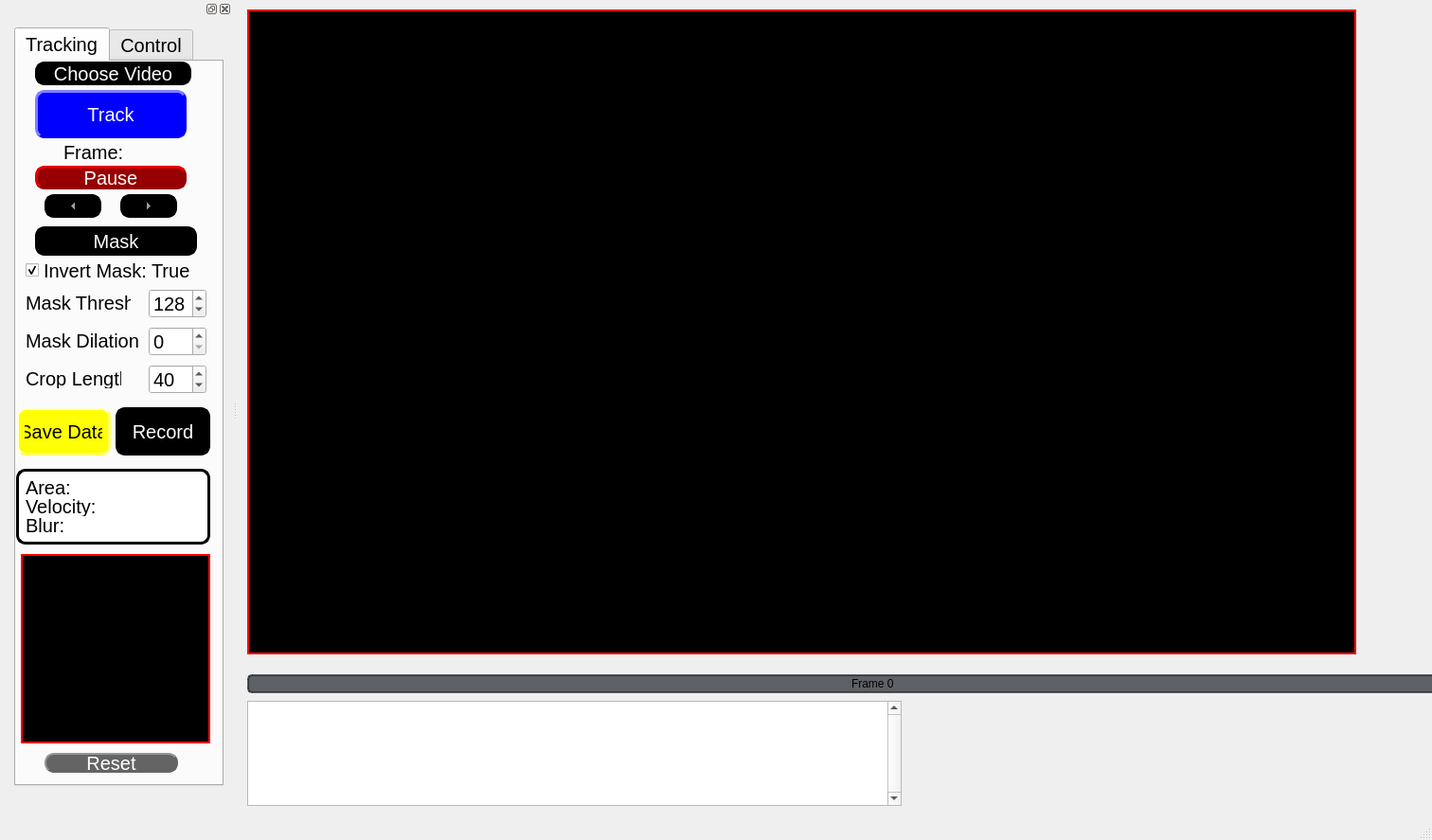
<?xml version="1.0" encoding="UTF-8"?>
<ui version="4.0">
 <class>MainWindow</class>
 <widget class="QMainWindow" name="MainWindow">
  <property name="geometry">
   <rect>
    <x>0</x>
    <y>0</y>
    <width>1512</width>
    <height>887</height>
   </rect>
  </property>
  <property name="font">
   <font>
    <family>Arial</family>
   </font>
  </property>
  <property name="windowTitle">
   <string>MainWindow</string>
  </property>
  <property name="styleSheet">
   <string notr="true">font-family: Arial;</string>
  </property>
  <property name="documentMode">
   <bool>false</bool>
  </property>
  <widget class="QWidget" name="centralwidget">
   <widget class="QPlainTextEdit" name="plainTextEdit">
    <property name="geometry">
     <rect>
      <x>10</x>
      <y>740</y>
      <width>691</width>
      <height>111</height>
     </rect>
    </property>
    <property name="mouseTracking">
     <bool>true</bool>
    </property>
    <property name="verticalScrollBarPolicy">
     <enum>Qt::ScrollBarAlwaysOn</enum>
    </property>
    <property name="sizeAdjustPolicy">
     <enum>QAbstractScrollArea::AdjustToContentsOnFirstShow</enum>
    </property>
    <property name="plainText">
     <string/>
    </property>
    <property name="centerOnScroll">
     <bool>false</bool>
    </property>
   </widget>
   <widget class="QProgressBar" name="frameslider">
    <property name="geometry">
     <rect>
      <x>10</x>
      <y>712</y>
      <width>1321</width>
      <height>20</height>
     </rect>
    </property>
    <property name="styleSheet">
     <string notr="true">    QProgressBar {
        border: 2px solid rgba(33, 37, 43, 180);
        border-radius: 5px;
        text-align: center;
        background-color: rgba(33, 37, 43, 180);
        color: black;
    }
    QProgressBar::chunk {
        background-color: #FFD700;
    }</string>
    </property>
    <property name="minimum">
     <number>0</number>
    </property>
    <property name="maximum">
     <number>100</number>
    </property>
    <property name="value">
     <number>0</number>
    </property>
    <property name="format">
     <string>Frame %v</string>
    </property>
   </widget>
   <widget class="QLabel" name="VideoFeedLabel">
    <property name="geometry">
     <rect>
      <x>10</x>
      <y>10</y>
      <width>1171</width>
      <height>681</height>
     </rect>
    </property>
    <property name="mouseTracking">
     <bool>true</bool>
    </property>
    <property name="styleSheet">
     <string notr="true">background-color: rgb(0,0,0); border:2px solid rgb(255, 0, 0); </string>
    </property>
    <property name="text">
     <string/>
    </property>
   </widget>
  </widget>
  <widget class="QStatusBar" name="statusbar"/>
  <widget class="QDockWidget" name="dockWidget">
   <property name="minimumSize">
    <size>
     <width>245</width>
     <height>830</height>
    </size>
   </property>
   <property name="maximumSize">
    <size>
     <width>524287</width>
     <height>850</height>
    </size>
   </property>
   <property name="floating">
    <bool>false</bool>
   </property>
   <property name="allowedAreas">
    <set>Qt::LeftDockWidgetArea|Qt::RightDockWidgetArea</set>
   </property>
   <attribute name="dockWidgetArea">
    <number>1</number>
   </attribute>
   <widget class="QWidget" name="dockWidgetContents">
    <widget class="QTabWidget" name="tabWidget">
     <property name="geometry">
      <rect>
       <x>15</x>
       <y>10</y>
       <width>221</width>
       <height>801</height>
      </rect>
     </property>
     <property name="styleSheet">
      <string notr="true">font-size: 15pt; font: Arial;</string>
     </property>
     <property name="currentIndex">
      <number>0</number>
     </property>
     <widget class="QWidget" name="tracking_tab">
      <attribute name="title">
       <string>Tracking</string>
      </attribute>
      <widget class="QLabel" name="robotblurlabel">
       <property name="geometry">
        <rect>
         <x>10</x>
         <y>480</y>
         <width>161</width>
         <height>20</height>
        </rect>
       </property>
       <property name="text">
        <string>Blur:</string>
       </property>
      </widget>
      <widget class="QToolButton" name="rightbutton">
       <property name="geometry">
        <rect>
         <x>110</x>
         <y>140</y>
         <width>60</width>
         <height>25</height>
        </rect>
       </property>
       <property name="styleSheet">
        <string notr="true">QToolButton {
                color: rgb(255, 255, 255);
                background-color: rgb(0, 0, 0);
                border-style: outset;
                border-width: px;
                border-radius: 10px;
                border: 2px solid rgb(0, 0, 0);
                font: bold 16px;
                min-width: 1em;
                padding: 1px;
            }
            QToolButton:hover {
                background-color: rgb(100, 100, 100);
                color: rgb(255, 255, 255);
                border: 2px solid rgb(0, 255, 0);
            }
            QToolButton:pressed {
                background-color: rgb(100, 100, 100);
                border: 2px solid rgb(255, 0, 0);
                border-style: inset;
                padding-left: 5px;
                padding-top: 5px;
            }</string>
       </property>
       <property name="text">
        <string>...</string>
       </property>
       <property name="autoRepeat">
        <bool>true</bool>
       </property>
       <property name="autoRepeatInterval">
        <number>1</number>
       </property>
       <property name="arrowType">
        <enum>Qt::RightArrow</enum>
       </property>
      </widget>
      <widget class="QPushButton" name="choosevideobutton">
       <property name="geometry">
        <rect>
         <x>20</x>
         <y>0</y>
         <width>165</width>
         <height>25</height>
        </rect>
       </property>
       <property name="styleSheet">
        <string notr="true">     QPushButton {
                color: rgb(255, 255, 255);
                background-color: rgb(0, 0, 0);
                border-style: outset;
                border-width: 2px;
                border-radius: 10px;
                border-color: rgb(0, 0, 0);
                min-width: 1em;
                padding: 1px;
            }
            QPushButton:hover {
                background-color: rgb(100, 100, 100);
                color: rgb(255, 255, 255);
                border-color: rgb(100, 100, 100);
            
            
            }</string>
       </property>
       <property name="text">
        <string>Choose Video</string>
       </property>
      </widget>
      <widget class="QLabel" name="croplengthlabel">
       <property name="geometry">
        <rect>
         <x>10</x>
         <y>325</y>
         <width>101</width>
         <height>20</height>
        </rect>
       </property>
       <property name="text">
        <string>Crop Length</string>
       </property>
      </widget>
      <widget class="QPushButton" name="pausebutton">
       <property name="geometry">
        <rect>
         <x>20</x>
         <y>110</y>
         <width>160</width>
         <height>25</height>
        </rect>
       </property>
       <property name="styleSheet">
        <string notr="true">QPushButton {
                color: rgb(255, 255, 255);
                background-color: rgb(150, 0, 0);
                border-style: outset;
                border-width: 3px;
                border-radius: 10px;
                border-color: rgb(150, 0, 0);
                min-width: 1em;
                padding: 1px;
            }
            QPushButton:checked {
                color: rgb(255, 255, 255);
                background-color: rgb(0, 0, 150);
                border-style: inset;
                border-width: 3px;
                border-radius: 10px;
                border-color: rgb(0, 0, 255);
                font: bold 12px;
                min-width: 1em;
                padding: 1px;
            }
            QPushButton:hover {
                background-color: rgb(100, 100, 100);
                color: rgb(255, 255, 255);
                border-color: rgb(255, 0, 0);
                padding-left: 2px;
                padding-top: 2px;
            }</string>
       </property>
       <property name="text">
        <string>Pause</string>
       </property>
       <property name="checkable">
        <bool>true</bool>
       </property>
      </widget>
      <widget class="QPushButton" name="trackbutton">
       <property name="geometry">
        <rect>
         <x>20</x>
         <y>30</y>
         <width>160</width>
         <height>51</height>
        </rect>
       </property>
       <property name="cursor">
        <cursorShape>ArrowCursor</cursorShape>
       </property>
       <property name="styleSheet">
        <string notr="true">QPushButton {
                color: rgb(255, 255, 255);
                background-color: rgb(0, 0, 255);
                border-style: outset;
                border-width: 3px;
                border-radius: 10px;
                border-color: rgb(0, 0, 255);
                min-width: 1em;
                padding: 6px;
            }
      
            QPushButton:checked {
                color: rgb(255, 255, 255);
                background-color: rgb(255, 0, 0);
                border-style: inset;
                border-width: 3px;
                border-radius: 10px;
                border-color: rgb(255, 0, 0);
                font: bold 16px;
                min-width: 1em;
               
            }
            QPushButton:hover {
                background-color: rgb(100, 100, 100);
                color: rgb(255, 255, 255);
                border-color: rgb(0, 255, 0);
                padding-left: 5px;
                padding-top: 5px;
            }</string>
       </property>
       <property name="text">
        <string>Track</string>
       </property>
       <property name="checkable">
        <bool>true</bool>
       </property>
      </widget>
      <widget class="QLabel" name="robotarealabel">
       <property name="geometry">
        <rect>
         <x>10</x>
         <y>440</y>
         <width>161</width>
         <height>20</height>
        </rect>
       </property>
       <property name="text">
        <string>Area:</string>
       </property>
      </widget>
      <widget class="QCheckBox" name="maskinvert_checkBox">
       <property name="geometry">
        <rect>
         <x>10</x>
         <y>210</y>
         <width>191</width>
         <height>21</height>
        </rect>
       </property>
       <property name="text">
        <string>Invert Mask: True</string>
       </property>
       <property name="checked">
        <bool>true</bool>
       </property>
      </widget>
      <widget class="QPushButton" name="maskbutton">
       <property name="geometry">
        <rect>
         <x>20</x>
         <y>174</y>
         <width>171</width>
         <height>31</height>
        </rect>
       </property>
       <property name="styleSheet">
        <string notr="true">QPushButton {
                color: rgb(255, 255, 255);
                background-color: rgb(0, 0, 0);
                border-style: outset;
                border-width: 2px;
                border-radius: 10px;
                border-color: rgb(0, 0, 0);
                min-width: 1em;
                padding: 1px;
            }
            QPushButton:hover {
                background-color: rgb(100, 100, 100);
                color: rgb(255, 255, 255);
                border-style: inset;
			  border-color: rgb(0, 255, 0);
            }</string>
       </property>
       <property name="text">
        <string>Mask</string>
       </property>
       <property name="checkable">
        <bool>true</bool>
       </property>
       <property name="checked">
        <bool>false</bool>
       </property>
      </widget>
      <widget class="QLabel" name="CroppedVideoFeedLabel">
       <property name="geometry">
        <rect>
         <x>5</x>
         <y>520</y>
         <width>200</width>
         <height>200</height>
        </rect>
       </property>
       <property name="styleSheet">
        <string notr="true">background-color: rgb(0,0,0); border:2px solid rgb(255, 0, 0); </string>
       </property>
       <property name="text">
        <string/>
       </property>
      </widget>
      <widget class="QToolButton" name="leftbutton">
       <property name="geometry">
        <rect>
         <x>30</x>
         <y>140</y>
         <width>60</width>
         <height>25</height>
        </rect>
       </property>
       <property name="styleSheet">
        <string notr="true">QToolButton {
                color: rgb(255, 255, 255);
                background-color: rgb(0, 0, 0);
                border-style: outset;
                border-width: px;
                border-radius: 10px;
                border: 2px solid rgb(0, 0, 0);
                font: bold 16px;
                min-width: 1em;
                padding: 1px;
            }
            QToolButton:hover {
                background-color: rgb(100, 100, 100);
                color: rgb(255, 255, 255);
                border: 2px solid rgb(0, 255, 0);
            }
            QToolButton:pressed {
                background-color: rgb(100, 100, 100);
                border: 2px solid rgb(255, 0, 0);
                border-style: inset;
                padding-left: 5px;
                padding-top: 5px;
            }</string>
       </property>
       <property name="text">
        <string>...</string>
       </property>
       <property name="autoRepeat">
        <bool>true</bool>
       </property>
       <property name="autoRepeatInterval">
        <number>1</number>
       </property>
       <property name="arrowType">
        <enum>Qt::LeftArrow</enum>
       </property>
      </widget>
      <widget class="QPushButton" name="savedatabutton">
       <property name="geometry">
        <rect>
         <x>0</x>
         <y>365</y>
         <width>100</width>
         <height>51</height>
        </rect>
       </property>
       <property name="styleSheet">
        <string notr="true">QPushButton {
                color: rgb(0, 0, 0);
                background-color: rgb(255, 255, 0);
                border-style: outset;
                border-width: 3px;
                border-radius: 10px;
                border-color: rgb(255, 255, 100);
                min-width: 1em;
                padding: 6px;
            }
            QPushButton:hover {
                background-color: rgb(255, 255, 200);
                color: rgb(0, 0, 0);
            }
            QPushButton:pressed {
                background-color: red;
                border: 2px solid red;
                padding-left: 5px;
                padding-top: 5px;
                border-style: inset;
                }</string>
       </property>
       <property name="text">
        <string>Save Data</string>
       </property>
       <property name="checkable">
        <bool>true</bool>
       </property>
      </widget>
      <widget class="QLabel" name="maskthreshlabel">
       <property name="geometry">
        <rect>
         <x>10</x>
         <y>245</y>
         <width>111</width>
         <height>20</height>
        </rect>
       </property>
       <property name="text">
        <string>Mask Thresh</string>
       </property>
      </widget>
      <widget class="QLabel" name="robotvelocitylabel">
       <property name="geometry">
        <rect>
         <x>10</x>
         <y>460</y>
         <width>161</width>
         <height>20</height>
        </rect>
       </property>
       <property name="text">
        <string>Velocity:</string>
       </property>
      </widget>
      <widget class="QLabel" name="framelabel">
       <property name="geometry">
        <rect>
         <x>50</x>
         <y>80</y>
         <width>121</width>
         <height>31</height>
        </rect>
       </property>
       <property name="text">
        <string>Frame: </string>
       </property>
      </widget>
      <widget class="QPushButton" name="recordbutton">
       <property name="geometry">
        <rect>
         <x>105</x>
         <y>365</y>
         <width>100</width>
         <height>51</height>
        </rect>
       </property>
       <property name="styleSheet">
        <string notr="true">QPushButton {
                color: rgb(255, 255, 255);
                background-color: rgb(0, 0, 0);
                border-style: outset;
                border-width: 3px;
                border-radius: 10px;
                border-color: rgb(0, 0, 0);
                min-width: 1em;
                padding: 6px;
            }
      
            QPushButton:checked {
                color: rgb(255, 255, 255);
                background-color: rgb(255, 0, 0);
                border-style: inset;
                border-width: 3px;
                border-radius: 10px;
                border-color: rgb(255, 0, 0);
                font: bold 16px;
                min-width: 1em;
               
            }
            QPushButton:hover {
                background-color: rgb(100, 100, 100);
                color: rgb(255, 255, 255);
                border-color: rgb(100, 100, 100);
                padding-left: 5px;
                padding-top: 5px;
            }</string>
       </property>
       <property name="text">
        <string>Record</string>
       </property>
       <property name="checkable">
        <bool>true</bool>
       </property>
      </widget>
      <widget class="QLabel" name="label">
       <property name="geometry">
        <rect>
         <x>0</x>
         <y>430</y>
         <width>205</width>
         <height>80</height>
        </rect>
       </property>
       <property name="styleSheet">
        <string notr="true">color: rgb(0, 0, 0);
                background-color: rgb(255, 255, 255);
                border-style: outset;
                border-width: 3px;
                border-radius: 10px;
                border-color: rgb(0, 0, 0);
                min-width: 1em;
                padding: 6px;</string>
       </property>
       <property name="text">
        <string/>
       </property>
      </widget>
      <widget class="QLabel" name="maskdilationlabel">
       <property name="geometry">
        <rect>
         <x>10</x>
         <y>285</y>
         <width>121</width>
         <height>20</height>
        </rect>
       </property>
       <property name="text">
        <string>Mask Dilation</string>
       </property>
      </widget>
      <widget class="QSpinBox" name="maskdilationbox">
       <property name="geometry">
        <rect>
         <x>140</x>
         <y>280</y>
         <width>61</width>
         <height>31</height>
        </rect>
       </property>
       <property name="maximum">
        <number>40</number>
       </property>
      </widget>
      <widget class="QSpinBox" name="croplengthbox">
       <property name="geometry">
        <rect>
         <x>140</x>
         <y>320</y>
         <width>61</width>
         <height>31</height>
        </rect>
       </property>
       <property name="minimum">
        <number>5</number>
       </property>
       <property name="maximum">
        <number>300</number>
       </property>
       <property name="value">
        <number>40</number>
       </property>
       <property name="displayIntegerBase">
        <number>10</number>
       </property>
      </widget>
      <widget class="QPushButton" name="resetdefaultbutton">
       <property name="geometry">
        <rect>
         <x>30</x>
         <y>730</y>
         <width>141</width>
         <height>21</height>
        </rect>
       </property>
       <property name="font">
        <font>
         <family>Arial</family>
         <pointsize>15</pointsize>
         <italic>false</italic>
         <bold>false</bold>
        </font>
       </property>
       <property name="styleSheet">
        <string notr="true">QPushButton {
                color: rgb(255, 255, 255);
                background-color: rgb(100, 100, 100);
                border-style: outset;
                border-width: 2px;
                border-radius: 10px;
                border-color: rgb(100, 100, 100);
                min-width: 1em;
                padding: 1px;
            }
            QPushButton:hover {
                background-color: rgb(200, 200, 200);
                color: rgb(0, 0, 0);
            }
            QPushButton:pressed {
                background-color: rgb(200, 200, 200);
         
                padding-left: 5px;
                padding-top: 5px;
                border-style: inset;
                }</string>
       </property>
       <property name="text">
        <string>Reset</string>
       </property>
      </widget>
      <widget class="QSpinBox" name="maskthreshbox">
       <property name="geometry">
        <rect>
         <x>140</x>
         <y>240</y>
         <width>61</width>
         <height>31</height>
        </rect>
       </property>
       <property name="maximum">
        <number>255</number>
       </property>
       <property name="value">
        <number>128</number>
       </property>
      </widget>
      <zorder>label</zorder>
      <zorder>robotblurlabel</zorder>
      <zorder>rightbutton</zorder>
      <zorder>choosevideobutton</zorder>
      <zorder>croplengthlabel</zorder>
      <zorder>pausebutton</zorder>
      <zorder>trackbutton</zorder>
      <zorder>robotarealabel</zorder>
      <zorder>maskinvert_checkBox</zorder>
      <zorder>maskbutton</zorder>
      <zorder>CroppedVideoFeedLabel</zorder>
      <zorder>leftbutton</zorder>
      <zorder>savedatabutton</zorder>
      <zorder>maskthreshlabel</zorder>
      <zorder>robotvelocitylabel</zorder>
      <zorder>framelabel</zorder>
      <zorder>recordbutton</zorder>
      <zorder>maskdilationlabel</zorder>
      <zorder>maskdilationbox</zorder>
      <zorder>croplengthbox</zorder>
      <zorder>resetdefaultbutton</zorder>
      <zorder>maskthreshbox</zorder>
     </widget>
     <widget class="QWidget" name="control_tab">
      <attribute name="title">
       <string>Control</string>
      </attribute>
      <widget class="QPushButton" name="controlbutton">
       <property name="geometry">
        <rect>
         <x>20</x>
         <y>5</y>
         <width>160</width>
         <height>51</height>
        </rect>
       </property>
       <property name="styleSheet">
        <string notr="true">QPushButton {
                color: rgb(255, 255, 255);
                background-color: rgb(0, 0, 255);
                border-style: outset;
                border-width: 3px;
                border-radius: 10px;
                border-color: rgb(0, 0, 255);
                min-width: 1em;
                padding: 6px;
            }
      
            QPushButton:checked {
                color: rgb(255, 255, 255);
                background-color: rgb(255, 0, 0);
                border-style: inset;
                border-width: 3px;
                border-radius: 10px;
                border-color: rgb(255, 0, 0);
                font: bold 16px;
                min-width: 1em;
               
            }
            QPushButton:hover {
                background-color: rgb(100, 100, 100);
                color: rgb(255, 255, 255);
                border-color: rgb(0, 255, 0);
                padding-left: 5px;
                padding-top: 5px;
            }</string>
       </property>
       <property name="text">
        <string>Control</string>
       </property>
       <property name="checkable">
        <bool>true</bool>
       </property>
      </widget>
      <widget class="QLabel" name="arrivalthreshlabel">
       <property name="geometry">
        <rect>
         <x>10</x>
         <y>310</y>
         <width>131</width>
         <height>21</height>
        </rect>
       </property>
       <property name="text">
        <string>Arrive Thresh</string>
       </property>
      </widget>
      <widget class="QLabel" name="gammalabel">
       <property name="geometry">
        <rect>
         <x>110</x>
         <y>490</y>
         <width>101</width>
         <height>20</height>
        </rect>
       </property>
       <property name="text">
        <string>Gamma: 90</string>
       </property>
      </widget>
      <widget class="QLabel" name="rollingfrequencylabel">
       <property name="geometry">
        <rect>
         <x>10</x>
         <y>350</y>
         <width>91</width>
         <height>21</height>
        </rect>
       </property>
       <property name="text">
        <string>Frequency</string>
       </property>
      </widget>
      <widget class="QLabel" name="psilabel">
       <property name="geometry">
        <rect>
         <x>20</x>
         <y>490</y>
         <width>71</width>
         <height>21</height>
        </rect>
       </property>
       <property name="text">
        <string>Psi: 90</string>
       </property>
      </widget>
      <widget class="QLabel" name="magneticfieldsimlabel">
       <property name="geometry">
        <rect>
         <x>5</x>
         <y>520</y>
         <width>200</width>
         <height>200</height>
        </rect>
       </property>
       <property name="styleSheet">
        <string notr="true">background-color: rgb(0,0,0); border:2px solid rgb(255, 0, 0); </string>
       </property>
       <property name="text">
        <string/>
       </property>
      </widget>
      <widget class="QPushButton" name="joystickbutton">
       <property name="geometry">
        <rect>
         <x>30</x>
         <y>90</y>
         <width>141</width>
         <height>31</height>
        </rect>
       </property>
       <property name="styleSheet">
        <string notr="true">QPushButton {
                color: rgb(255, 255, 255);
                background-color: rgb(255, 0, 255);
                border-style: outset;
                border-width: 3px;
                border-radius: 10px;
                border-color: rgb(255, 0, 255);
                min-width: 1em;
                padding: 6px;
            }
      
            QPushButton:checked {
                color: rgb(255, 255, 255);
                background-color: rgb(200, 0, 200);
                border-style: inset;
                border-width: 3px;
                border-radius: 10px;
                border-color: rgb(200, 0, 200);
                font: bold 16px;
                min-width: 1em;
			  padding-left: 5px;
                padding-top: 5px;
               
            }
            QPushButton:hover {
                background-color: rgb(100, 100, 100);
                color: rgb(255, 255, 255);
                border-color: rgb(100, 100, 100);
                padding-left: 5px;
                padding-top: 5px;
            }</string>
       </property>
       <property name="text">
        <string>Joystick</string>
       </property>
       <property name="checkable">
        <bool>true</bool>
       </property>
      </widget>
      <widget class="QSpinBox" name="acousticfreq_spinBox">
       <property name="geometry">
        <rect>
         <x>20</x>
         <y>150</y>
         <width>171</width>
         <height>31</height>
        </rect>
       </property>
       <property name="maximum">
        <number>3000000</number>
       </property>
      </widget>
      <widget class="QLabel" name="acousticfreqlabel">
       <property name="geometry">
        <rect>
         <x>20</x>
         <y>130</y>
         <width>171</width>
         <height>21</height>
        </rect>
       </property>
       <property name="text">
        <string>Acoustic Frequency</string>
       </property>
      </widget>
      <widget class="QPushButton" name="applyacousticbutton">
       <property name="geometry">
        <rect>
         <x>20</x>
         <y>190</y>
         <width>111</width>
         <height>25</height>
        </rect>
       </property>
       <property name="styleSheet">
        <string notr="true">QPushButton {
                color: rgb(255, 255, 255);
                background-color: rgb(0, 0, 0);
                border-style: outset;
                border-width: 2px;
                border-radius: 10px;
                border-color: rgb(0, 0, 0);
                min-width: 1em;
                padding: 1px;
            }
            QPushButton:hover {
                background-color: rgb(100, 100, 100);
                color: rgb(0, 0, 0);
                border-style: inset;
            }

 		QPushButton:checked {
                color: rgb(255, 255, 255);
                background-color: rgb(255, 0, 0);
                border-style: outset;
                border-width: 2px;
                border-radius: 10px;
                border-color: rgb(200, 0, 0);
                min-width: 1em;
                padding: 1px;
}</string>
       </property>
       <property name="text">
        <string>Apply</string>
       </property>
       <property name="checkable">
        <bool>true</bool>
       </property>
      </widget>
      <widget class="QLabel" name="RRTtreesizelabel">
       <property name="geometry">
        <rect>
         <x>10</x>
         <y>270</y>
         <width>131</width>
         <height>21</height>
        </rect>
       </property>
       <property name="text">
        <string>RRT Tree Size</string>
       </property>
      </widget>
      <widget class="QLabel" name="memorylabel">
       <property name="geometry">
        <rect>
         <x>10</x>
         <y>230</y>
         <width>61</width>
         <height>21</height>
        </rect>
       </property>
       <property name="text">
        <string>Memory</string>
       </property>
      </widget>
      <widget class="QRadioButton" name="rollradio">
       <property name="geometry">
        <rect>
         <x>30</x>
         <y>65</y>
         <width>61</width>
         <height>20</height>
        </rect>
       </property>
       <property name="text">
        <string>Roll</string>
       </property>
       <property name="checked">
        <bool>true</bool>
       </property>
      </widget>
      <widget class="QRadioButton" name="swimradio">
       <property name="geometry">
        <rect>
         <x>100</x>
         <y>65</y>
         <width>99</width>
         <height>20</height>
        </rect>
       </property>
       <property name="text">
        <string>Swim</string>
       </property>
      </widget>
      <widget class="QLabel" name="led">
       <property name="geometry">
        <rect>
         <x>150</x>
         <y>190</y>
         <width>25</width>
         <height>25</height>
        </rect>
       </property>
       <property name="styleSheet">
        <string notr="true">
                background-color: rgb(255, 0, 0);
                border-style: outset;
                border-width: 3px;
                border-radius: 12px;
                border-color: rgb(255, 0, 0);
         
                padding: 6px;</string>
       </property>
       <property name="text">
        <string/>
       </property>
      </widget>
      <widget class="QSpinBox" name="memorybox">
       <property name="geometry">
        <rect>
         <x>140</x>
         <y>220</y>
         <width>61</width>
         <height>31</height>
        </rect>
       </property>
       <property name="minimum">
        <number>1</number>
       </property>
       <property name="maximum">
        <number>100</number>
       </property>
       <property name="value">
        <number>15</number>
       </property>
      </widget>
      <widget class="QSpinBox" name="RRTtreesizebox">
       <property name="geometry">
        <rect>
         <x>140</x>
         <y>260</y>
         <width>61</width>
         <height>31</height>
        </rect>
       </property>
       <property name="minimum">
        <number>1</number>
       </property>
       <property name="maximum">
        <number>100</number>
       </property>
       <property name="value">
        <number>25</number>
       </property>
      </widget>
      <widget class="QSpinBox" name="arrivalthreshbox">
       <property name="geometry">
        <rect>
         <x>140</x>
         <y>300</y>
         <width>61</width>
         <height>31</height>
        </rect>
       </property>
       <property name="minimum">
        <number>1</number>
       </property>
       <property name="maximum">
        <number>100</number>
       </property>
       <property name="value">
        <number>20</number>
       </property>
      </widget>
      <widget class="QSpinBox" name="rollingfrequencybox">
       <property name="geometry">
        <rect>
         <x>140</x>
         <y>340</y>
         <width>61</width>
         <height>31</height>
        </rect>
       </property>
       <property name="minimum">
        <number>0</number>
       </property>
       <property name="maximum">
        <number>40</number>
       </property>
       <property name="value">
        <number>10</number>
       </property>
      </widget>
      <widget class="QDial" name="psidial">
       <property name="geometry">
        <rect>
         <x>10</x>
         <y>380</y>
         <width>91</width>
         <height>101</height>
        </rect>
       </property>
       <property name="styleSheet">
        <string notr="true">QDial
    {
        background-color:QLinearGradient( 
            x1: 0.177, y1: 0.004, x2: 0.831, y2: 0.911, 
            stop: 0 white, 
            stop: 0.061 white, 
            stop: 0.066 lightgray, 
            stop: 0.5 #242424, 
            stop: 0.505 #000000,
            stop: 0.827 #040404,
            stop: 0.966 #292929,
            stop: 0.983 #2e2e2e
        );
    }</string>
       </property>
       <property name="minimum">
        <number>1</number>
       </property>
       <property name="maximum">
        <number>90</number>
       </property>
       <property name="singleStep">
        <number>5</number>
       </property>
       <property name="value">
        <number>90</number>
       </property>
       <property name="notchTarget">
        <double>10.000000000000000</double>
       </property>
       <property name="notchesVisible">
        <bool>true</bool>
       </property>
      </widget>
      <widget class="QDial" name="gammadial">
       <property name="geometry">
        <rect>
         <x>110</x>
         <y>380</y>
         <width>91</width>
         <height>101</height>
        </rect>
       </property>
       <property name="font">
        <font>
         <family>Arial</family>
         <pointsize>15</pointsize>
         <italic>false</italic>
         <bold>false</bold>
        </font>
       </property>
       <property name="styleSheet">
        <string notr="true">QDial {
    background-color: qconicalgradient(cx:0.5, cy:0.5, angle:90, stop:0 #1a5276, stop:0.3 #2980b9, stop:0.7 #3498db, stop:1 #1a5276);
    border: 2px solid #1a5276;
    padding: 5px;
}

QDial::handle {
    background-color: qconicalgradient(cx:0.5, cy:0.5, angle:90, stop:0 #f39c12, stop:0.3 #f1c40f, stop:0.7 #f39c12, stop:1 #f1c40f);
    border: 2px solid #e67e22;
    width: 20px;
    height: 20px;
    border-radius: 10px;
    margin: -5px;
}
</string>
       </property>
       <property name="maximum">
        <number>180</number>
       </property>
       <property name="singleStep">
        <number>5</number>
       </property>
       <property name="pageStep">
        <number>10</number>
       </property>
       <property name="value">
        <number>90</number>
       </property>
       <property name="orientation">
        <enum>Qt::Horizontal</enum>
       </property>
       <property name="wrapping">
        <bool>false</bool>
       </property>
       <property name="notchTarget">
        <double>10.000000000000000</double>
       </property>
       <property name="notchesVisible">
        <bool>true</bool>
       </property>
      </widget>
      <widget class="QPushButton" name="simulationbutton">
       <property name="geometry">
        <rect>
         <x>20</x>
         <y>730</y>
         <width>171</width>
         <height>21</height>
        </rect>
       </property>
       <property name="styleSheet">
        <string notr="true">QPushButton {
                color: rgb(255, 255, 255);
                background-color: rgb(0, 255, 0);
                border-style: outset;
                border-width: 2px;
                border-radius: 10px;
                border-color: rgb(0, 100, 0);
                min-width: 1em;
                padding: 2px;
            }
      
            QPushButton:checked {
                color: rgb(255, 255, 255);
                background-color: rgb(255, 100, 0);
                border-style: inset;
                border-width: 2px;
                border-radius: 10px;
                border-color: rgb(255, 0, 0);
                font: bold 16px;
                min-width: 1em;

               
            }
            QPushButton:hover {
                background-color: rgb(100, 100, 100);
                color: rgb(255, 255, 255);
                border-color: rgb(100, 100, 100);
                padding-left: 5px;
                padding-top: 5px;
            }</string>
       </property>
       <property name="text">
        <string>Simulation On</string>
       </property>
       <property name="checkable">
        <bool>true</bool>
       </property>
      </widget>
     </widget>
    </widget>
   </widget>
  </widget>
  <action name="actiondock">
   <property name="text">
    <string>dock</string>
   </property>
   <property name="menuRole">
    <enum>QAction::NoRole</enum>
   </property>
  </action>
 </widget>
 <resources/>
 <connections/>
</ui>
